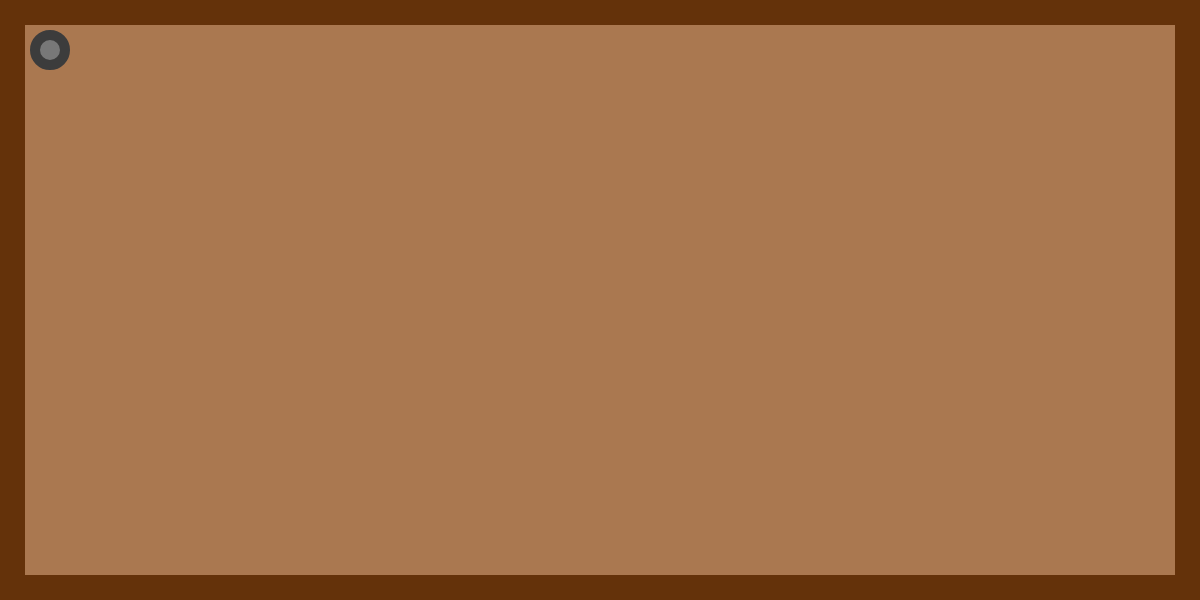
Frame 1 (no input)
Frame 60 (no input): identical to frame 1, image omitted
Frame 120 (the mouse pressed at the canvas centre since frame 60): identical to frame 1, image omitted

The p5.js sketch that drew this single still picture (run headless with seeded random() and noise() and a simulated clock; from frame 60 on, the mouse is pressed at the canvas centre):

// p5.js sketch
// ── sketch.js
let canvasSize=[1200, 600];

// ----- ANT Settings -----
let total=500;
let explorerTotal=100;
let ants=[];

let colonyPos=[50,50];

let pheromoneDecay = 0.99;
let pheromoneK = 0.01;


// ----- Graphics -----
let map;
let foodMap;

// ----- Custom maps -----

let home_pheromone_map;
let food_pheromone_map;

let maps_scale=5;
let map_low_res=[canvasSize[0]/maps_scale,canvasSize[1]/maps_scale];


// ----- Colors -----
let wallColor=[100, 50, 10];
let groundColor=[170, 120, 80];
let FoodColor=[80, 230, 50];

// ----- Buttons -----
let mapEditor_B;
let pauseAnts_B;
let foodEditor_B;
let pheromoneEditor_B;
let pheromoneShow_B;

let antReset_B;
let mapReset_B;
let foodReset_B;
let pheromoneReset_B;

// ----- Sliders -----
let speedSlider;

// ----- Text -----
let brushSize = 10;
let brushSizeP;


function setup() 
{
	pauseAnts_B=createCheckbox("Pause", true);
	mapEditor_B=createCheckbox("DrawMap", false);
	foodEditor_B=createCheckbox("DrawFood", false);
	pheromoneEditor_B=createCheckbox("DrawPheromone", false);
	pheromoneShow_B=createCheckbox("ShowPheromone", false);

	pauseAnts_B.position(1220, 25);
	pauseAnts_B.addClass('Pause');

	mapEditor_B.position(1220, 400);
	mapEditor_B.addClass('Map');

	foodEditor_B.position(1220, 450);
	foodEditor_B.addClass('Food');

	pheromoneEditor_B.position(1220, 500);
	pheromoneEditor_B.addClass('Phe');

	pheromoneShow_B.position(1220, 550);
	pheromoneShow_B.addClass('Phe-S');

	foodEditor_B.changed(function(){
		mapEditor_B.checked(false);
		pheromoneEditor_B.checked(false);
		pauseAnts_B.checked(true);
	});
	mapEditor_B.changed(function(){
		foodEditor_B.checked(false);
		pheromoneEditor_B.checked(false);
		pauseAnts_B.checked(true);
	});
	pheromoneEditor_B.changed(function(){
		foodEditor_B.checked(false);
		mapEditor_B.checked(false);
		pauseAnts_B.checked(true);
	});
	pauseAnts_B.changed(function(){
		foodEditor_B.checked(false);
		pheromoneEditor_B.checked(false);
		mapEditor_B.checked(false);
	});

	speedSlider=createSlider(1, 10, 1,1);
	speedSlider.position(1300, 120);
	speedSlider.size(200);
	speedSlider.addClass('SpeedSlider')

	antReset_B=createButton('ResetAnts');
	antReset_B.addClass('Reset');
	antReset_B.position(1220, 80);

	mapReset_B=createButton('ResetMap');
	mapReset_B.addClass('Reset');
	mapReset_B.position(1220, 140);

	foodReset_B=createButton('ResetFood');
	foodReset_B.addClass('Reset');
	foodReset_B.position(1220, 200);
	
	pheromoneReset_B=createButton('ResetPheromone');
	pheromoneReset_B.addClass('Reset');
	pheromoneReset_B.position(1220, 260);

	antReset_B.mousePressed(function(){
		for (let i = 0; i < total+explorerTotal; i++) {
			ants[i].reset(random(0, TWO_PI));
		}
	});

	mapReset_B.mousePressed(function(){
		map.background(groundColor);
		drawMapBorder();
	});

	foodReset_B.mousePressed(function(){
		foodMap.blendMode(REMOVE)
		foodMap.strokeWeight(0);
		foodMap.stroke(0);
		foodMap.rect(0, 0,canvasSize[0], canvasSize[1]);
	});
	pheromoneReset_B.mousePressed(function(){
		resetPheromones();
	});

	brushSizeP = createP("BrushSize: " + brushSize);
	brushSizeP.addClass('Brush');
	brushSizeP.position(1220, 350);


	createCanvas(canvasSize[0],canvasSize[1]);

	map=createGraphics(canvasSize[0],canvasSize[1]);
	foodMap=createGraphics(canvasSize[0],canvasSize[1]);

	for (let i = 0; i < total; i++) {
		ants.push(new Ant(colonyPos,random(0, TWO_PI)));
		ants[i].setColor([0,0,0],[150,0,0]);
		ants[i].setEnvColor(wallColor);
		ants[i].setStrengths(0.8,0.5,0.3,1,0.6);
		ants[i].setWalkTimePheromoneDecay(0.0005);
	}
	for (let i = 0; i < explorerTotal; i++) {
		ants.push(new ExplorerAnt(colonyPos,random(0, TWO_PI)));
		ants[total+i].setColor([0,0,100],[150,0,100]);
		ants[total+i].setEnvColor(wallColor);
		ants[total+i].setStrengths(0.8,0.75,0.3,1,0.3,0.25);
		ants[total+i].setWalkTimePheromoneDecay(0.0005);
	}

	pixelDensity(1);
	map.pixelDensity(1);
	foodMap.pixelDensity(1);

	map.background(groundColor);
	drawMapBorder();

	foodMap.clear();

	resetPheromones();
}

function draw()
{
	map.loadPixels();
	foodMap.loadPixels();

	background(255);	
	image(map, 0,0);	
  image(foodMap, 0, 0);

	brushSizeP.html("BrushSize: " + brushSize);
	
	if(!pauseAnts_B.checked()){
		for (let j = 0; j < speedSlider.value(); j++){
			for (let i = 0; i < total+explorerTotal; i++) {
				ants[i].update(map,foodMap,home_pheromone_map,food_pheromone_map,map_low_res,maps_scale);
			}	
			for (let i = 0; i < total+explorerTotal; i++) {
				ants[i].addPheromone(home_pheromone_map,food_pheromone_map,map_low_res,maps_scale);
			}	
		}
	}

	for (let i = 0; i < total+explorerTotal; i++) {
		ants[i].show(1);
		noStroke();
	}	

	fill(120);
	stroke(60);
	strokeWeight(10);
	ellipse(colonyPos[0],colonyPos[1], 30);

  for(let i=0;i<map_low_res[0];i++){
    for(let j=0;j<map_low_res[1];j++){ 
      
			if(!pauseAnts_B.checked()){
				for (let s = 0; s < speedSlider.value(); s++) {
					home_pheromone_map[j*map_low_res[0]+i] *= pheromoneDecay;
					food_pheromone_map[j*map_low_res[0]+i] *= pheromoneDecay;
					home_pheromone_map[j*map_low_res[0]+i] -= pheromoneK;
					home_pheromone_map[j*map_low_res[0]+i] = min(max(0,home_pheromone_map[j*map_low_res[0]+i]),255*5);
					food_pheromone_map[j*map_low_res[0]+i] = min(max(0,food_pheromone_map[j*map_low_res[0]+i]),255*5);
				}
				
			}
			if(pheromoneShow_B.checked() && (home_pheromone_map[j*map_low_res[0]+i]>0 || food_pheromone_map[j*map_low_res[0]+i]>0)){
				noStroke();
				let f1 = home_pheromone_map[j*map_low_res[0]+i]/10;
				let f2 = food_pheromone_map[j*map_low_res[0]+i]/10;
				fill(f1,f2,0,min((f1+f2)/2,100));
    		rect(maps_scale*i,maps_scale*j,maps_scale); 
			}
    } 
  } 

	map.updatePixels();
	foodMap.updatePixels();
}

function drawMapBorder(){
	map.noFill();
	map.stroke(wallColor);
	map.strokeWeight(50);
	map.rectMode(CORNER);
	map.rect(0,0,canvasSize[0],canvasSize[1]);
}

function resetPheromones(){		
	home_pheromone_map = [];
	food_pheromone_map = [];
	for(let i = 0;i<map_low_res[0]*map_low_res[1];i++){ 
    home_pheromone_map.push(0);
		food_pheromone_map.push(0);
  } 
}

function mouseWheel(event) {
  if (event.delta < 0) {
    brushSize += 1;
  } else {
    brushSize -= 1;
  }
	brushSize = max(5,min(brushSize,150));
}

function mouseDragged() {
	if(mapEditor_B.checked()){
		map.strokeWeight(brushSize);
		if(mouseButton === LEFT){
			map.stroke(wallColor);
			map.line(pmouseX, pmouseY,mouseX, mouseY);
		}else if(mouseButton === RIGHT){
			map.stroke(groundColor);
			map.line(pmouseX, pmouseY,mouseX, mouseY);
		}
		drawMapBorder();
	}
	if(foodEditor_B.checked()){
		foodMap.strokeWeight(brushSize);
		if(mouseButton === LEFT){
			foodMap.stroke(FoodColor);
			foodMap.blendMode(BLEND);
			foodMap.line(pmouseX, pmouseY,mouseX, mouseY);
			
		}else if(mouseButton === RIGHT){
			foodMap.stroke(0);
			foodMap.blendMode(REMOVE);
			foodMap.line(pmouseX, pmouseY,mouseX, mouseY);
		}
	}

	if(pheromoneEditor_B.checked()){
		let x = round((mouseX-maps_scale/2)/maps_scale);
		let y = round((mouseY-maps_scale/2)/maps_scale);
		if(mouseButton === LEFT){
			for (let i = -1; i <= 1; i++) {
				for (let j = -1; j <= 1; j++) {
					home_pheromone_map[(y+j)*map_low_res[0]+(x+i)] += 255;
				}
			}			
		}else if(mouseButton === RIGHT){
			for (let i = -1; i <= 1; i++) {
				for (let j = -1; j <= 1; j++) {
					food_pheromone_map[(y+j)*map_low_res[0]+(x+i)] += 255;
				}
			}
		}else if(mouseButton === CENTER){
			for (let i = -2; i <= 2; i++) {
				for (let j = -2; j <= 2; j++) {
					food_pheromone_map[(y+j)*map_low_res[0]+(x+i)] = 0;
					home_pheromone_map[(y+j)*map_low_res[0]+(x+i)] = 0;
				}
			}
		}
	}
}
// ── Ant.js
class Ant{
  constructor(startPos,angle = 0){
    this.colonyPos = createVector(startPos[0],startPos[1]);
    this.colonySize = 20;

    this.pos = createVector(startPos[0],startPos[1]);
    this.vel = createVector(cos(angle),sin(angle));
    this.acc = createVector(0,0);

    this.angle = angle;

    this.desiredDir = createVector(cos(angle),sin(angle));
    this.desiredWallReflectionDir = createVector(0,0);
    this.desiredFoodDir = createVector(0,0);
    this.desiredPheromoneDir = createVector(0,0);
    
    this.desiredVel = createVector(0,0);
    this.desiredTurningForce = createVector(0,0);
    
    this.maxSpeed = 3;
    this.turningStrength = 1;
    this.wanderStrength = 1;
    this.wallReflectStrength = 1;
    this.foodFollowStrength = 1;
    this.pheromoneFollowStrength = 1;


    this.wallC = wallColor;

    this.color1 = [];
    this.color2 = [];

    this.directions = [];
    this.checkPoints = 16;

    for (let i = 0; i < this.checkPoints; i++) {
      this.directions.push(createVector(cos(PI/(this.checkPoints/2)*i), sin(PI/(this.checkPoints/2)*i)));
    }

    this.hasFood = false;

    this.foodSensorDirections = [];
    this.foodCheckPoints = 5;
    this.foodSensorLayers = 3;
    this.foodSensorAngle = 0.6;
    
    this.pheromoneSensorDirections = [];
    this.pheromoneSensorValues = [];
    this.pheromoneCheckPoints = 3;
    this.pheromoneSensorAngle = 0.6;
    this.pheromoneAddInterval = 1;
    this.pheromoneIntensity = 150;

    this.walkTime = 0;
    this.walkTimePheromoneDecay = 0.001;
  }

  setPos(x,y){
    this.pos.set(x,y);
  }

  setColonySize(size = 20){
    this.colonySize = size;
  }

  setSpeed(maxSpeed = 3){
    this.maxSpeed = maxSpeed;
  }

  setColor(color = [0,0,0],hasFoodColor = [150,0,0]){
    this.color1 = color;
    this.color2 = hasFoodColor;
  }

  setEnvColor(wallColor){
    this.wallColor = wallColor;
  }

  setStrengths(turningStrength = 0.8,wanderStrength = 0.5,wallReflectStrength = 0.2,foodFollowStrength = 1,pheromoneFollowStrength = 0.65){
    this.turningStrength = turningStrength;
    this.wanderStrength = wanderStrength;
    this.wallReflectStrength = wallReflectStrength;
    this.foodFollowStrength = foodFollowStrength;
    this.pheromoneFollowStrength = pheromoneFollowStrength;
  }

  setSensorAngle(foodSensorAngle=0.6,pheromoneSensorAngle=0.6){
    this.foodSensorAngle = foodSensorAngle;
    this.pheromoneSensorAngle = pheromoneSensorAngle;
  }

  setPheromoneSettings(pheromoneAddInterval=1,pheromoneIntensity=100){
    this.pheromoneAddInterval = pheromoneAddInterval;
    this.pheromoneIntensity = pheromoneIntensity;
  }

  setWalkTimePheromoneDecay(walkTimePheromoneDecay=0.001){
    this.walkTimePheromoneDecay = walkTimePheromoneDecay;
  }

  show(scale){
    noStroke();
    if(!this.hasFood){
      fill(this.color1[0],this.color1[1],this.color1[2]);
    }else{
      fill(this.color2[0],this.color2[1],this.color2[2]);
    }
    translate(this.pos.x,this.pos.y);
    rotate(this.angle);
    ellipse(0, 0, 4*scale,1*scale);
    ellipse(0+3*scale,0, 2.5*scale,2*scale);
    ellipse(0-4*scale,0, 4*scale,2*scale);
    rotate(-this.angle);
    translate(-this.pos.x,-this.pos.y);    
  }

  wallCollision(map,sensorOffset=4){
    
    for (let dir of this.directions) {
      let x = round(this.pos.x + dir.x * sensorOffset);
      let y = round(this.pos.y + dir.y * sensorOffset); 

      // Make sure we are inside canvas
      if (x < 0 || x >= width || y < 0 || y >= height) continue;
      if (this.pos.x < 0 || this.pos.x >= width || this.pos.y < 0 || this.pos.y >= height) this.pos=this.colonyPos.copy();

      let index = 4 * (y * width + x);

      let r = map.pixels[index + 0];
      let g = map.pixels[index + 1];
      let b = map.pixels[index + 2];

      // Compare manually
      if (r === this.wallC[0] &&
          g === this.wallC[1] &&
          b === this.wallC[2]) {
        let normal = dir.copy().mult(-1.1).normalize();
        this.pos.add(normal.mult(this.maxSpeed));
      }
    }
  }

  wallReflection(map,sensorOffset=8){

    this.desiredWallReflectionDir.set(0,0)
    
    for (let dir of this.directions) {
      let x = round(this.pos.x + dir.x * sensorOffset);
      let y = round(this.pos.y + dir.y * sensorOffset);

      let index = 4 * (y * width + x);

      let r = map.pixels[index + 0];
      let g = map.pixels[index + 1];
      let b = map.pixels[index + 2];

      // Compare manually
      if (r === this.wallC[0] &&
          g === this.wallC[1] &&
          b === this.wallC[2]) {
        let normal = dir.copy().mult(-1).normalize();
        this.desiredWallReflectionDir.add(normal);
      }
    }
  }

  foodDetection(foodMap,sensorOffset=5){
    this.desiredFoodDir.set(0,0);
    if(!this.hasFood){
      this.foodSensorDirections=[];

      for (let i = -1; i <= 1; i+=1/(this.foodCheckPoints-1)*2) {
        for (let j = 1; j <= this.foodSensorLayers; j++) {
          this.foodSensorDirections.push(createVector(cos(i*this.foodSensorAngle+this.angle)*j, sin(i*this.foodSensorAngle+this.angle)*j)); 
        }
      }

      for (let dir of this.foodSensorDirections) {
        let x = round(this.pos.x + dir.x * sensorOffset);
        let y = round(this.pos.y + dir.y * sensorOffset);

        if (x < 0 || x >= width || y < 0 || y >= height) continue;
        let index = 4 * (y * width + x);

        let a = foodMap.pixels[index + 3];

        // Compare manually
        if (a === 255) {
          let d = dir.mag();
          let normal = dir.copy().normalize().mult(1 / (d * d));
          this.desiredFoodDir.add(normal);
        }
      }
    }
  }

  collectFood(foodMap,mouthOffset=2,rip=false){
    if(!this.hasFood){
      let x = round(this.pos.x + cos(this.angle) * mouthOffset);
      let y = round(this.pos.y + sin(this.angle) * mouthOffset);
      if (x < 0 || x >= width || y < 0 || y >= height) return;
      let index = 4 * (y * width + x);

      let a = foodMap.pixels[index + 3];
      // Compare manually
      if (a === 255) {
        foodMap.noStroke();
        foodMap.blendMode(REMOVE);
        foodMap.ellipse(x,y,10);
        foodMap.blendMode(BLEND);
        this.hasFood = true;
        this.walkTime = 0;
        this.angle += PI;
        this.vel = createVector(cos(this.angle),sin(this.angle));

      }
    }
  }

  storeFood(){
    if(p5.Vector.dist(this.pos,this.colonyPos)<=this.colonySize&&this.hasFood ){
      this.hasFood = false;
      this.walkTime = 0;
      this.angle += PI;
      this.vel = createVector(cos(this.angle),sin(this.angle));
      this.pos.set(this.colonyPos);
    }
  }

  addPheromone(homePheromoneMap,foodPheromoneMap,map_resolution,maps_scale){
    let x = round((this.pos.x-maps_scale/2)/maps_scale);
    let y = round((this.pos.y-maps_scale/2)/maps_scale);
    let index = (y * map_resolution[0] + x);
    let p = this.pheromoneIntensity - min(this.pheromoneIntensity * this.walkTime * this.walkTimePheromoneDecay , this.pheromoneIntensity);

    if(!this.hasFood && frameCount%this.pheromoneAddInterval==0){
      homePheromoneMap[index] += p; 
    }else if(this.hasFood && frameCount%this.pheromoneAddInterval==0){
      foodPheromoneMap[index] += p;
    }
  }

  detectPheromone(homePheromoneMap,foodPheromoneMap,map_resolution,maps_scale,sensorOffset=15){
    this.desiredPheromoneDir.set(0,0);

    this.pheromoneSensorDirections=[];
    for (let i = -1; i <= 1; i+=1/(this.pheromoneCheckPoints-1)*2) {
      this.pheromoneSensorDirections.push(createVector(cos(i*this.pheromoneSensorAngle+this.angle), sin(i*this.pheromoneSensorAngle+this.angle)));
      this.pheromoneSensorValues.push(0);
    }
    let v=0;
    for (let dir of this.pheromoneSensorDirections) {
      let x = round(((this.pos.x + dir.x * sensorOffset)-maps_scale/2)/maps_scale);
      let y = round(((this.pos.y + dir.y * sensorOffset)-maps_scale/2)/maps_scale);

      if (x < 0 || x >= map_resolution[0] || y < 0 || y >= map_resolution[1]) continue;
      let index = (y * map_resolution[0] + x);

      let r = homePheromoneMap[index];
      let b = foodPheromoneMap[index];
      
      // Compare manually
      if (this.hasFood) {
        this.pheromoneSensorValues[v] = r;
      }else {
        this.pheromoneSensorValues[v] = b;
      }

      v++;
    }

    let left = this.pheromoneSensorValues[0];
    let mid = this.pheromoneSensorValues[1];
    let right = this.pheromoneSensorValues[2];

    if(mid>=Math.max(right,left))
    {
      this.desiredPheromoneDir.add(this.pheromoneSensorDirections[1].copy().normalize());
    }
    else if(left>right)
    {
      this.desiredPheromoneDir.add(this.pheromoneSensorDirections[0].copy().normalize());
    }
    else if(left<right)
    {
      this.desiredPheromoneDir.add(this.pheromoneSensorDirections[2].copy().normalize());
    }
    this.pheromoneSensorValues = [];
  }

  move(){

    this.desiredDir = this.vel.copy().normalize();

    let randomUnitVector = p5.Vector.random2D();
    randomUnitVector.mult(this.wanderStrength);
    this.desiredDir.add(randomUnitVector);

    this.desiredWallReflectionDir.mult(this.wallReflectStrength);
    this.desiredDir.add(this.desiredWallReflectionDir);

    if (!p5.Vector.equals(this.desiredFoodDir, createVector(0, 0))){
      this.desiredFoodDir.mult(this.foodFollowStrength);
      this.desiredDir.add(this.desiredFoodDir);
    }

    this.desiredPheromoneDir.mult(this.pheromoneFollowStrength);
    this.desiredDir.add(this.desiredPheromoneDir);

    this.desiredDir.normalize();

    this.desiredVel = this.desiredDir.copy();
    this.desiredVel.mult(this.maxSpeed);
    
    this.desiredTurningForce = p5.Vector.sub(this.desiredVel, this.vel);
    this.desiredTurningForce.mult(this.turningStrength);
    this.acc = this.desiredTurningForce.copy();
    this.acc.limit(this.turningStrength);
        
    this.vel.add(this.acc);
    this.vel.limit(this.maxSpeed);
    this.pos.add(this.vel);

    this.angle = atan2(this.vel.y,this.vel.x);

  }
  update(map,foodMap,homePheromoneMap,foodPheromoneMap,mapLowRes,mapsScale){

    this.collectFood(foodMap);
    this.storeFood();

    this.wallCollision(map,5,homePheromoneMap,foodPheromoneMap,mapLowRes,mapsScale);
    this.wallReflection(map,15);
    this.foodDetection(foodMap,15);
    this.detectPheromone(homePheromoneMap,foodPheromoneMap,mapLowRes,mapsScale,35);


    this.move();
    
    this.walkTime += 1;
  }

  reset(startAngle = 0){
    this.angle = startAngle;
    this.vel = createVector(cos(this.angle),sin(this.angle));
    this.setPos(this.colonyPos.x,this.colonyPos.y);
  }
}
// ── ExplorerAnt.js
class ExplorerAnt extends Ant{
  constructor(startPos,angle = 0) {
    super(startPos,angle);

    this.pheromoneFoodFollowStrength = 1;
  }

  setStrengths(turningStrength = 0.8,wanderStrength = 0.5,wallReflectStrength = 0.3,foodFollowStrength = 1,pheromoneFollowStrength = 0.65,pheromoneFoodFollowStrength = 0.35){
    this.turningStrength = turningStrength;
    this.wanderStrength = wanderStrength;
    this.wallReflectStrength = wallReflectStrength;
    this.foodFollowStrength = foodFollowStrength;
    this.pheromoneFollowStrength = pheromoneFollowStrength;
    this.pheromoneFoodFollowStrength = pheromoneFoodFollowStrength;
  }

  move(){
    this.desiredDir = this.vel.copy().normalize();
    
    let randomUnitVector = p5.Vector.random2D();
    randomUnitVector.mult(this.wanderStrength);
    this.desiredDir.add(randomUnitVector);

    this.desiredWallReflectionDir.mult(this.wallReflectStrength);
    this.desiredDir.add(this.desiredWallReflectionDir);

    this.desiredFoodDir.mult(this.foodFollowStrength);
    this.desiredDir.add(this.desiredFoodDir);
    if(this.hasFood){
      this.desiredPheromoneDir.mult(this.pheromoneFollowStrength);
    }else{
      this.desiredPheromoneDir.mult(this.pheromoneFoodFollowStrength);
    }
    this.desiredDir.add(this.desiredPheromoneDir);

    this.desiredDir.normalize();

    this.desiredVel = this.desiredDir.copy();
    this.desiredVel.mult(this.maxSpeed);
    
    this.desiredTurningForce = p5.Vector.sub(this.desiredVel, this.vel);
    this.desiredTurningForce.mult(this.turningStrength);
    this.acc = this.desiredTurningForce.copy();
    this.acc.limit(this.turningStrength);
        
    this.vel.add(this.acc);
    this.vel.limit(this.maxSpeed);
    this.pos.add(this.vel);

    this.angle = atan2(this.vel.y,this.vel.x);

  }
}
// ── style.css
*{
  margin: 0;
  padding: 0;
}

/* Slider */
.SpeedSlider{
  /* removing default appearance */
  -webkit-appearance: none;
  appearance: none;
  /* creating a custom design */
  width: 100%;
  cursor: pointer;
  outline: none;

  transform:rotate(270deg);

  /*  styling the track  */
  height: 15px;
  background: #ddd;
  border-radius: 16px;
  
  overflow: hidden;
}

.SpeedSlider::-webkit-slider-thumb {
  /* removing default appearance */
  -webkit-appearance: none;
  appearance: none;
  /* creating a custom design */
  height: 15px;
  width: 15px;
  background-color: red;
  border-radius: 50%;
  border: none;

  box-shadow: -407px 0 0 400px darkred;
}

.SpeedSlider::-moz-range-thumb {
  height: 15px;
  width: 15px;
  background-color: red;
  border-radius: 50%;
  border: none;
  
  box-shadow: -407px 0 0 400px darkred;
}




/* Brush */
.Brush{
  font-family: system-ui, sans-serif;
  font-size: 1.5rem;
  font-weight: bold;
  line-height: 1.1;
}


/* Pause Class */

div.Pause label{
  /* Text */
  font-family: system-ui, sans-serif;
  font-size: 1.5rem;
  font-weight: bold;
  line-height: 1.1;

  /* Checkbox */
  display: grid;
  grid-template-columns: 1em auto;
  gap: 0.5em;
}

div.Pause input{
  -webkit-appearance: none;
  appearance: none;
  background-color: darkred;

  font: inherit;
  color: darkred;
  width: 1.15em;
  height: 1.15em;
  border: 0.15em solid darkred;
  border-radius: 0.55em;
  transform: translateY(-0.075em);

  display: grid;
  place-content: center;
}

div.Pause input::before {
  content: "";
  width: 0.65em;
  height: 0.65em;
  transform: scale(0);
  transition: 120ms transform ease-in-out;
  box-shadow: inset 1em 1em red;

  transform-origin: bottom left;
  clip-path: polygon(15% 85%, 15% 15%, 35% 15%, 35% 85%, 65% 85%, 65% 15%, 85% 15%, 85% 85%);
}

div.Pause input:checked::before {
  transform: scale(1);
}

/* Map Class */

div.Map label{
  /* Text */
  font-family: system-ui, sans-serif;
  font-size: 1.5rem;
  font-weight: bold;
  line-height: 1.1;

  /* Checkbox */
  display: grid;
  grid-template-columns: 1em auto;
  gap: 0.5em;
}

div.Map input{
  -webkit-appearance: none;
  appearance: none;
  background-color: rgb(100, 50, 10);

  font: inherit;
  color: rgb(100, 50, 10);
  width: 1.15em;
  height: 1.15em;
  border: 0.15em solid rgb(100, 50, 10);
  border-radius: 0.55em;
  transform: translateY(-0.075em);

  display: grid;
  place-content: center;
}

div.Map input::before {
  content: "";
  width: 0.65em;
  height: 0.65em;
  transform: scale(0);
  transition: 120ms transform ease-in-out;
  box-shadow: inset 1em 1em rgb(170, 120, 80);

  transform-origin: bottom left;
  clip-path: shape(from 26.11% 79.27%,curve to 14.62% 74.37% with 20.12% 78.06%,curve to 6.10% 64.68% with 9.11% 70.69%,curve to 7.79% 52.40% with 3.08% 58.67%,curve to 11.94% 40.17% with 12.50% 46.13%,curve to 12.89% 27.88% with 11.39% 34.20%,curve to 18.05% 15.59% with 14.39% 21.55%,curve to 29.86% 12.04% with 21.72% 9.63%,curve to 43.01% 7.48% with 38.00% 14.45%,curve to 54.33% 4.04% with 48.02% 0.51%,curve to 64.45% 13.24% with 60.64% 7.57%,curve to 73.26% 21.19% with 68.26% 18.92%,curve to 82.19% 27.60% with 78.25% 23.47%,curve to 89.84% 36.83% with 86.14% 31.72%,curve to 93.86% 48.25% with 93.55% 41.95%,curve to 90.24% 59.71% with 94.17% 54.56%,curve to 84.76% 70.69% with 86.30% 64.86%,curve to 80.37% 82.90% with 83.21% 76.53%,curve to 71.03% 91.16% with 77.52% 89.28%,curve to 58.08% 91.76% with 64.53% 93.05%,curve to 46.23% 88.51% with 51.62% 90.47%,curve to 36.47% 83.51% with 40.84% 86.54%,curve to 26.11% 79.27% with 32.10% 80.47%);
}

div.Map input:checked::before {
  transform: scale(1);
}

/* Food Class */

div.Food label{
  /* Text */
  font-family: system-ui, sans-serif;
  font-size: 1.5rem;
  font-weight: bold;
  line-height: 1.1;

  /* Checkbox */
  display: grid;
  grid-template-columns: 1em auto;
  gap: 0.5em;
}

div.Food input{
  -webkit-appearance: none;
  appearance: none;
  background-color: darkgreen;

  font: inherit;
  color: darkgreen;
  width: 1.15em;
  height: 1.15em;
  border: 0.15em solid darkgreen;
  border-radius: 0.55em;
  transform: translateY(-0.075em);

  display: grid;
  place-content: center;
}

div.Food input::before {
  content: "";
  width: 0.65em;
  height: 0.65em;
  transform: scale(0);
  transition: 120ms transform ease-in-out;
  box-shadow: inset 1em 1em rgb(80, 230, 50);

  transform-origin: bottom left;
	clip-path: shape(from 75% 50%,arc by -25% -25% of 25% large ccw,arc by -25% 25% of 25% large ccw,arc by 25% 25% of 25% large ccw,arc by 25% -25% of 25% large ccw,close,move by -25% 12.5%,arc by 0% -25% of 12.5% large cw,arc by 0% 25% of 12.5% small cw,close);
}

div.Food input:checked::before {
  transform: scale(1);
}

/* Phe Class */

div.Phe label{
  /* Text */
  font-family: system-ui, sans-serif;
  font-size: 1.5rem;
  font-weight: bold;
  line-height: 1.1;

  /* Checkbox */
  display: grid;
  grid-template-columns: 1em auto;
  gap: 0.5em;
}

div.Phe input{
  -webkit-appearance: none;
  appearance: none;
  background-color: darkorange;

  font: inherit;
  color: darkorange;
  width: 1.15em;
  height: 1.15em;
  border: 0.15em solid darkorange;
  border-radius: 0.55em;
  transform: translateY(-0.075em);

  display: grid;
  place-content: center;
}

div.Phe input::before {
  content: "";
  width: 0.65em;
  height: 0.65em;
  transform: scale(0);
  transition: 120ms transform ease-in-out;
  box-shadow: inset 1em 1em yellow;

  transform-origin: bottom left;
	clip-path: shape(from 91.43% 70.71%,line by -13.79% -6.9%,arc by 0% -27.62% of 15.45% 15.44% small cw,line by 13.79% -6.9%,arc by -20.72% -20.71% of 15.45% 15.44% large ccw,line by -6.88% 13.81%,arc by -27.63% 0% of 15.45% 15.44% small cw,line by -6.91% -13.78%,arc by -20.69% 20.69% of 15.45% 15.44% large ccw,line by 13.79% 6.9%,arc by 0% 27.62% of 15.45% 15.44% small cw,line by -13.79% 6.9%,arc by 20.69% 20.69% of 15.45% 15.44% large ccw,line by 6.91% -13.78%,arc by 27.63% 0% of 15.45% 15.44% small cw,line by 6.91% 13.78%,arc by 20.72% -20.71% of 15.45% 15.44% large ccw,close);
}

div.Phe input:checked::before {
  transform: scale(1);
}

/* Phe-S Class */

div.Phe-S label{
  /* Text */
  font-family: system-ui, sans-serif;
  font-size: 1.5rem;
  font-weight: bold;
  line-height: 1.1;

  /* Checkbox */
  display: grid;
  grid-template-columns: 1em auto;
  gap: 0.5em;
}

div.Phe-S input{
  -webkit-appearance: none;
  appearance: none;
  background-color: darkcyan;

  font: inherit;
  color: darkcyan;
  width: 1.15em;
  height: 1.15em;
  border: 0.15em solid darkcyan;
  border-radius: 0.55em;
  transform: translateY(-0.075em);

  display: grid;
  place-content: center;
}

div.Phe-S input::before {
  content: "";
  width: 0.65em;
  height: 0.65em;
  transform: scale(0);
  transition: 120ms transform ease-in-out;
  box-shadow: inset 1em 1em lightblue;

  transform-origin: bottom left;
	clip-path: shape(from 89.99% 33.82%,line to 74.11% 25.89%,line by -7.92% -15.88%,arc by -32.36% 0% of 18.08% small ccw,line to 25.89% 25.89%,line by -15.88% 7.92%,arc by 0% 32.36% of 18.08% small ccw,line to 25.89% 74.11%,line by 7.92% 15.88%,arc by 32.36% 0% of 18.08% small ccw,line to 74.11% 74.11%,line by 15.88% -7.92%,arc by 0% -32.36% of 18.08% small ccw,close);
}

div.Phe-S input:checked::before {
  transform: scale(1);
}

button.Reset{
  font-family: system-ui, sans-serif;
  font-size: 1.5rem;
  font-weight: bold;
  line-height: 1.1;
  padding: 0.5em;
  border-radius: 25rem;
  border: none;
}
